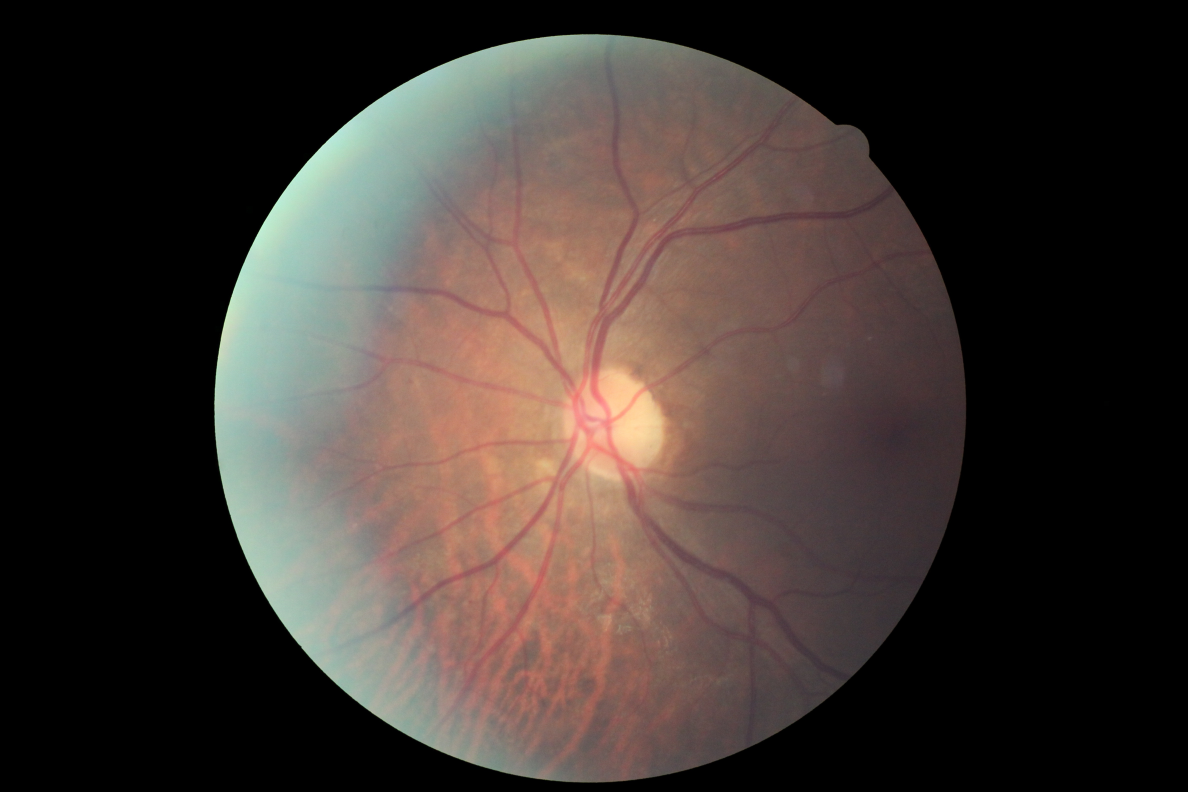
#> input picture MODEL_1_SVM/1.jpeg, 4752 x 3168 px (shown at 1/4 size)
$ python bv_extract.py   (older library calls are emulated)
#> lines starting #> are read from the running program, lines starting #| are printed output that depends on the picture; after the words box and inside, x2 and y2 are one past the last pixel; in counts of white or black regions, pixels touching at a corner belong together
import numpy as np
import cv2
import scipy.misc

images = ['1.jpeg', '2.jpeg',  '3.jpeg','4.jpeg','5.jpeg','6.jpeg','7.jpeg','8.jpeg','9.jpeg','10.jpeg']
name = ''
counter = 11;
for image in images:
	fundus = cv2.imread(image)
#> fundus is the input picture: shape (3168, 4752, 3); mean B, G, R 49.9, 54.6, 64.1
	dim = (800,700)
	fundus = cv2.resize(fundus, dim, interpolation = cv2.INTER_AREA)
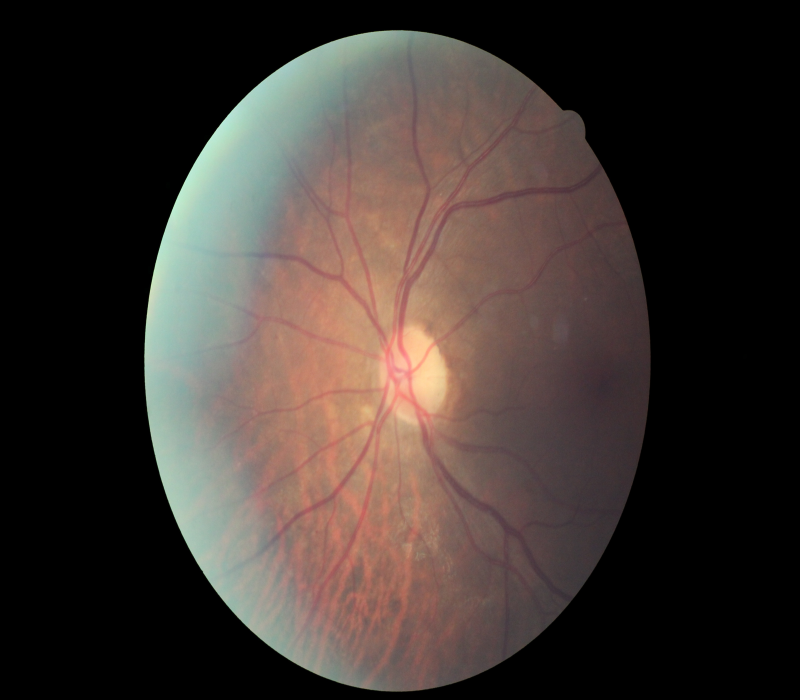
#> fundus: shape (700, 800, 3); mean B, G, R 49.9, 54.6, 64.1
	cv2.imshow("Fundus Image",fundus)
	b,green_fundus,r = cv2.split(fundus)
	sigma = 0.33

	#print(green_fundus)
	inverted_green_fundus = 255 - green_fundus
	# [4 lines of commented-out code are left out]
	gray_fundus = cv2.cvtColor(fundus, cv2.COLOR_BGR2GRAY)
	impo = cv2.Canny(gray_fundus, 5, 50)
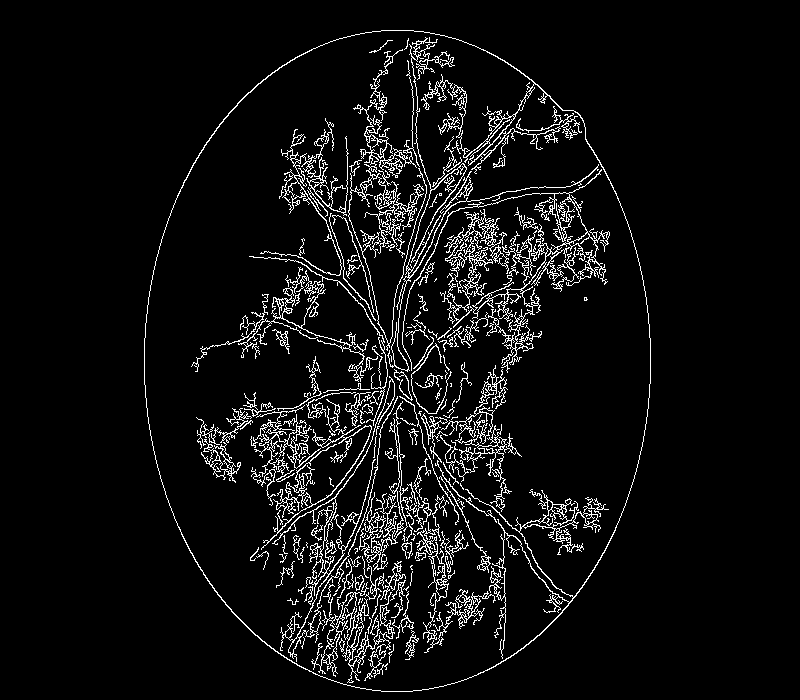
#> impo: shape (700, 800); 6.1% white in thin lines or dots, all inside (x1, y1, x2, y2) = (144, 30, 651, 692)
	cv2.imshow("IMPORTANt",impo)
	#cv2.imshow("gray_fundus",gray_fundus)
	#cv2.imshow("green_fundus",green_fundus)
	clahe = cv2.createCLAHE(clipLimit=2.0, tileGridSize=(8,8))
	contrast_enhanced_green_fundus = clahe.apply(green_fundus)
	contrast_enhanced_inverted_green_fundus = clahe.apply(inverted_green_fundus)
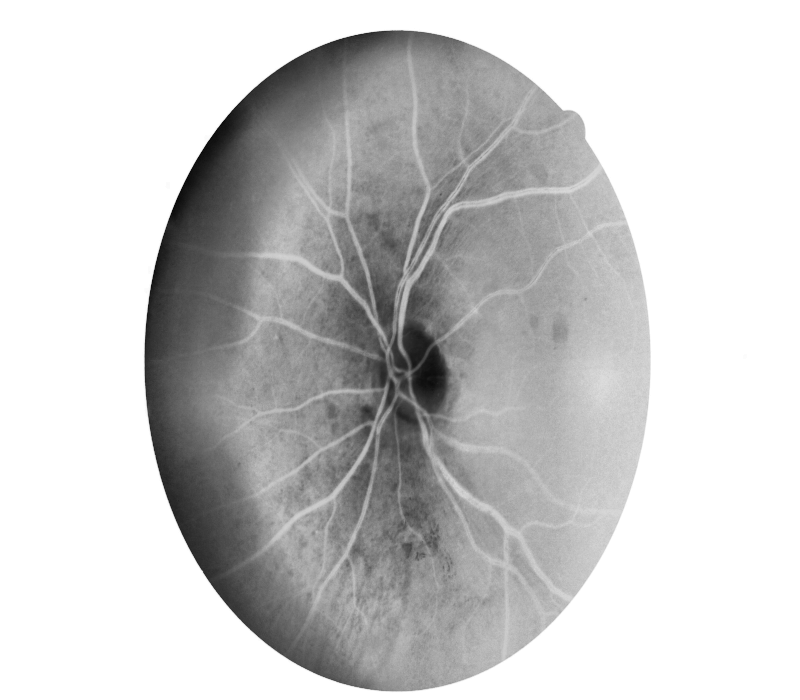
#> contrast_enhanced_inverted_green_fundus: shape (700, 800); min 8, max 255, mean 201.9
	#cv2.imshow("contrast enhanced",contrast_enhanced_green_fundus)
	structuring_element = cv2.getStructuringElement(cv2.MORPH_ELLIPSE,(5,5))
	fundus_dilated = cv2.dilate(contrast_enhanced_green_fundus, structuring_element, iterations=1)
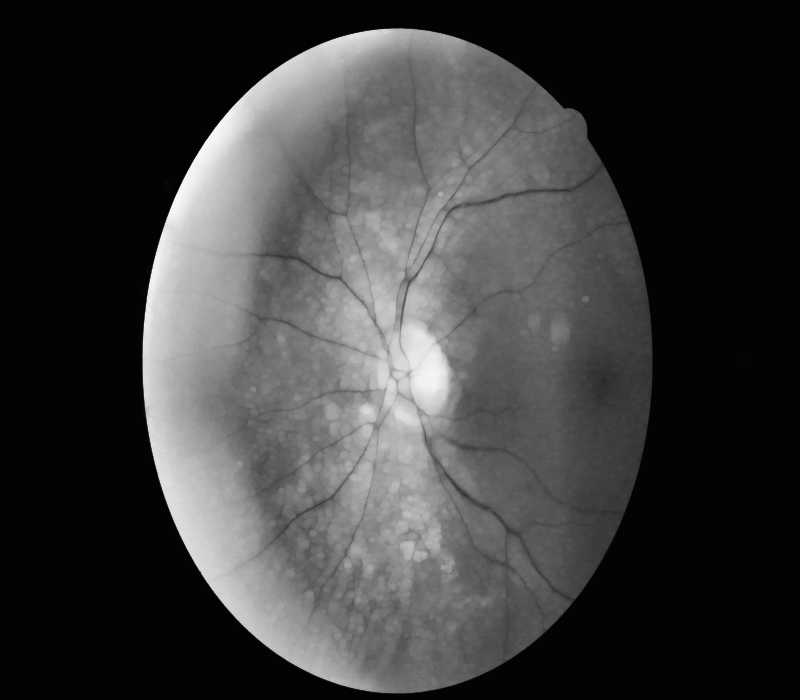
#> fundus_dilated: shape (700, 800); min 2, max 248, mean 61.2
	#cv2.imshow("dilate fundus",fundus_dilated)
	fundus_eroded = cv2.erode(fundus_dilated, structuring_element, iterations=1)
	cv2.imshow("eroded fundus",fundus_eroded)
	non_smooth_fundus = fundus_eroded;

	smooth_fundus = cv2.bilateralFilter(fundus_eroded,9,75,75)
	# [8 lines of commented-out code are left out]
	edge_fundus = cv2.Canny(non_smooth_fundus, 5, 50)
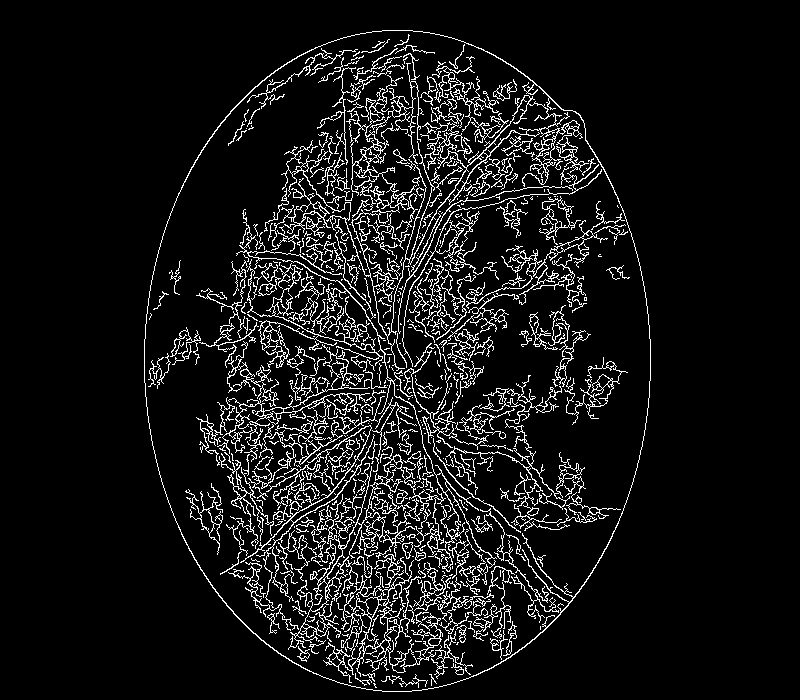
#> edge_fundus: shape (700, 800); 8.2% white in thin lines or dots, all inside (x1, y1, x2, y2) = (144, 30, 651, 692)
	edge_fundus2 = cv2.Canny(smooth_fundus, 5, 50)
	cv2.imshow("edge smooth fundus",edge_fundus2)
	cv2.imshow("edge nonsmooth fundus",edge_fundus)

	blood_vessels = cv2.addWeighted(edge_fundus2,0.6,contrast_enhanced_inverted_green_fundus,0.4,0)
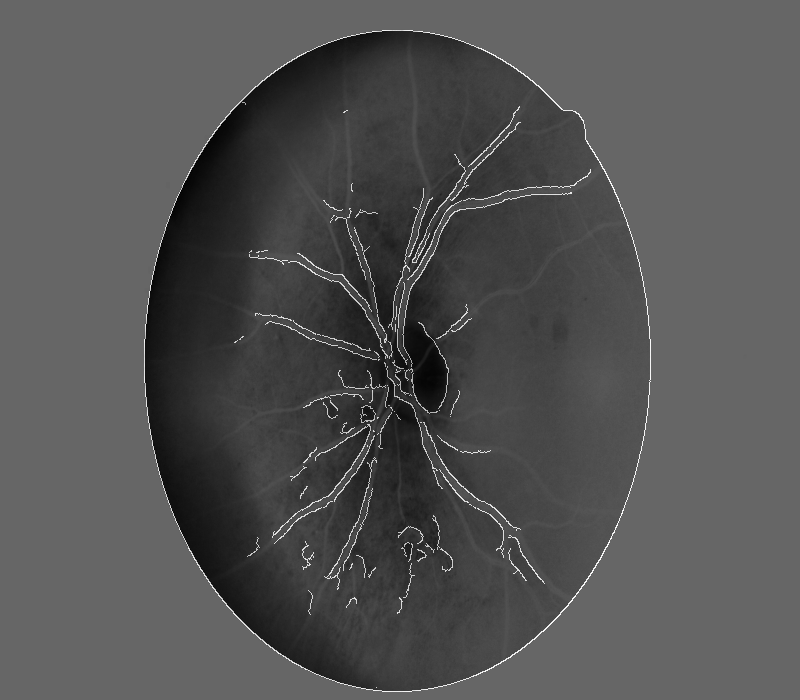
#> blood_vessels: shape (700, 800); min 3, max 254, mean 82.7
	#dst = cv2.addWeighted(img1,0.7,img2,0.3,0)

	#cv2.imshow("blood vessels", blood_vessels)
	#binary_blood_vessel1 = cv2.adaptiveThreshold(non_smooth_fundus,255,cv2.ADAPTIVE_THRESH_GAUSSIAN_C, cv2.THRESH_BINARY,21,2)
	binary_blood_vessel2 = cv2.adaptiveThreshold(smooth_fundus,255,cv2.ADAPTIVE_THRESH_GAUSSIAN_C, cv2.THRESH_BINARY,21,2)
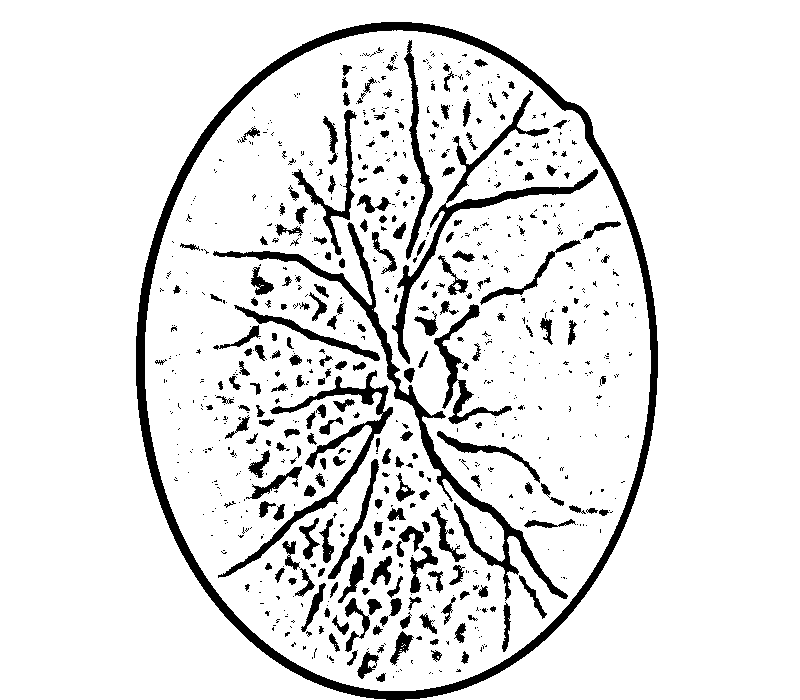
#> binary_blood_vessel2: shape (700, 800); 89.8% white; 813 black regions (572 under 20 px)
	im2, contours, hierarchy = cv2.findContours(binary_blood_vessel2, cv2.RETR_TREE, cv2.CHAIN_APPROX_SIMPLE)
#> contours = 1372 contours, 1078 with area under 20; largest, box (x1, y1, x2, y2) and area: (0, 0, 800, 700) 279200, (145, 30, 651, 691) 262138, (212, 221, 569, 601) 6344, (217, 369, 394, 579) 3727, (391, 168, 599, 365) 2826
	cv2.imshow("most imp",binary_blood_vessel2)
	#cv2.imshow("blood vessels adaptive smooth", binary_blood_vessel2)
	name = str(counter) + '.jpg'
	scipy.misc.imsave(name, binary_blood_vessel2)
	counter = counter +1;
#> pass 2 of the loop `for image in images:`:
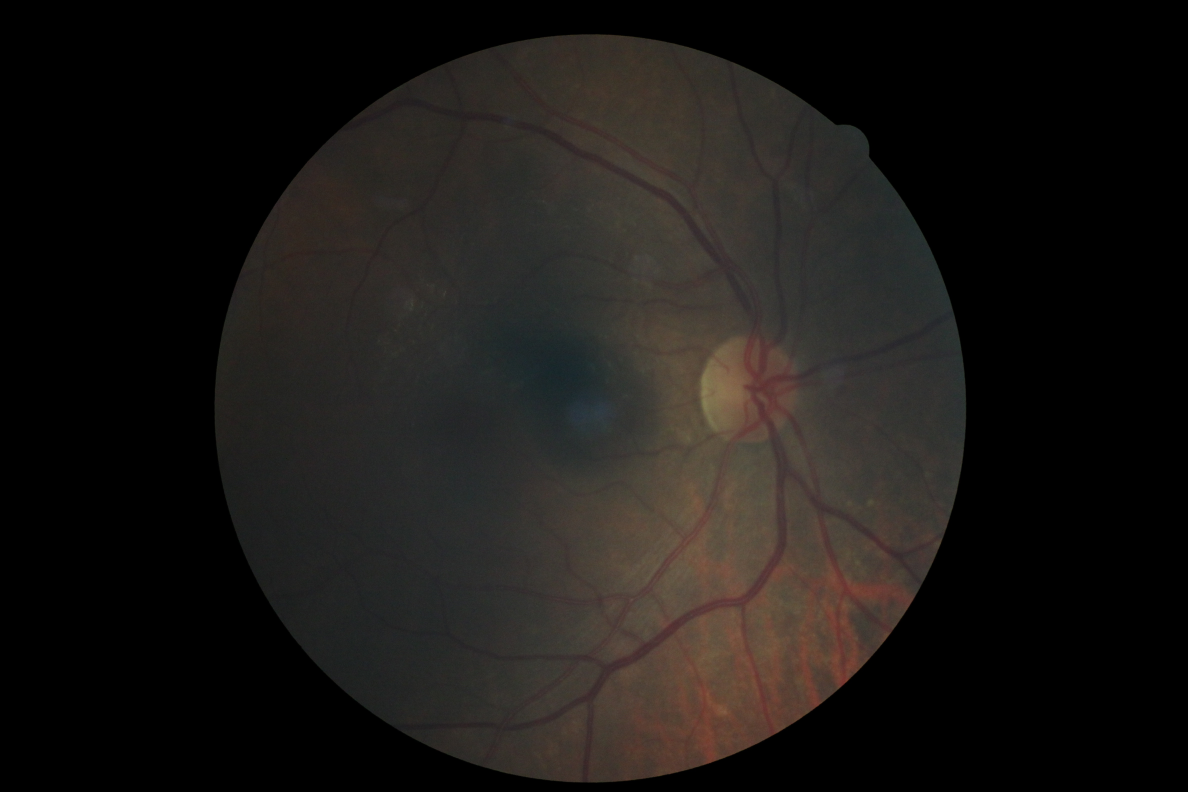
#> input picture MODEL_1_SVM/2.jpeg, 4752 x 3168 px (shown at 1/4 size)
#> fundus is the input picture: shape (3168, 4752, 3); mean B, G, R 21.8, 24.3, 27
#> fundus: shape (700, 800, 3)
#> `impo = cv2.Canny(gray_fundus, 5, 50)`:
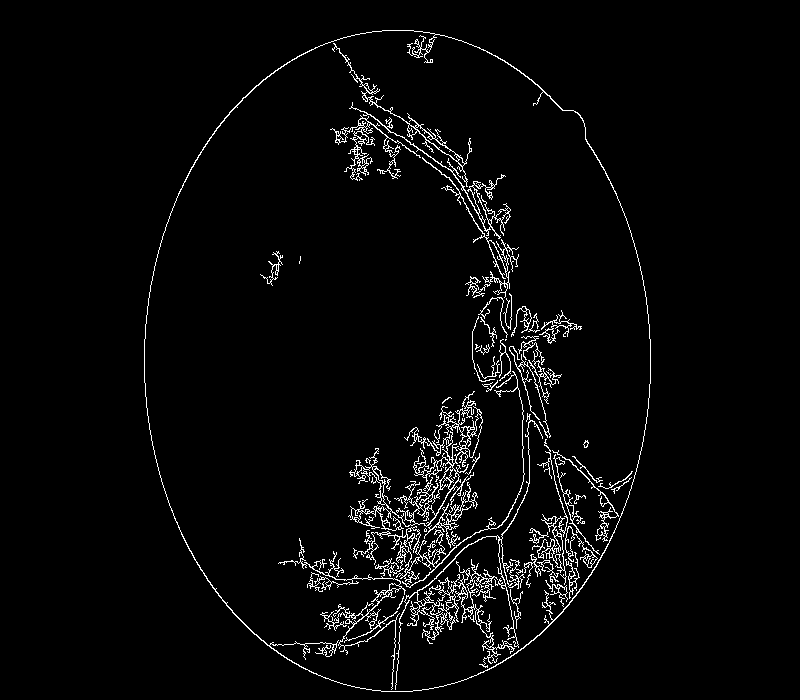
#> impo: shape (700, 800); 3.2% white in thin lines or dots, all inside (x1, y1, x2, y2) = (144, 30, 651, 692)
#> `binary_blood_vessel2 = cv2.adaptiveThreshold(smooth_fundus,255,cv2.ADA..`:
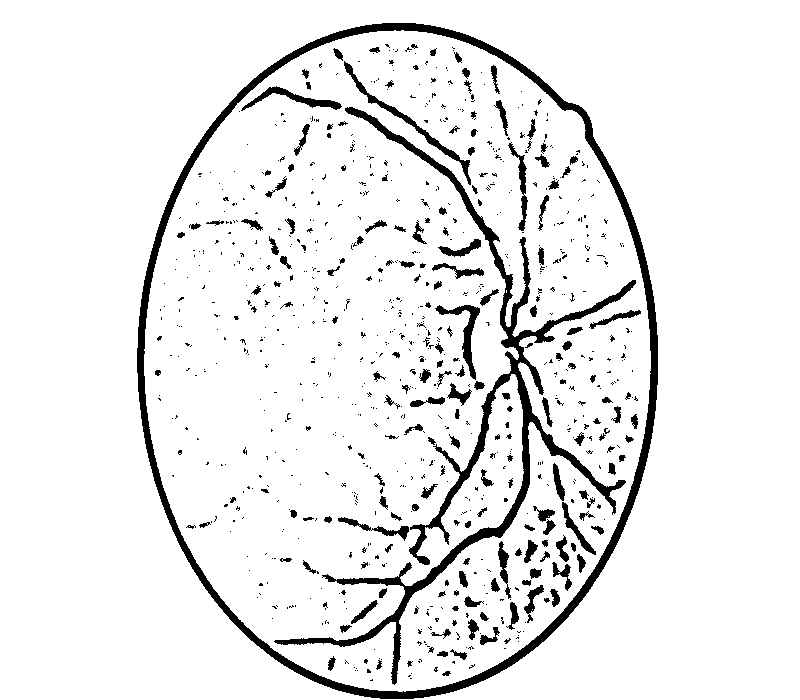
#> binary_blood_vessel2: shape (700, 800); 92.5% white; 869 black regions (685 under 20 px)
#> contours = 1370 contours, 1128 with area under 20; largest, box (x1, y1, x2, y2) and area: (0, 0, 800, 700) 558501, (136, 22, 659, 700) 277803, (144, 30, 651, 692) 262396, (273, 106, 637, 686) 12536, (343, 60, 472, 186) 1128
#> pass 3 of the loop `for image in images:`:
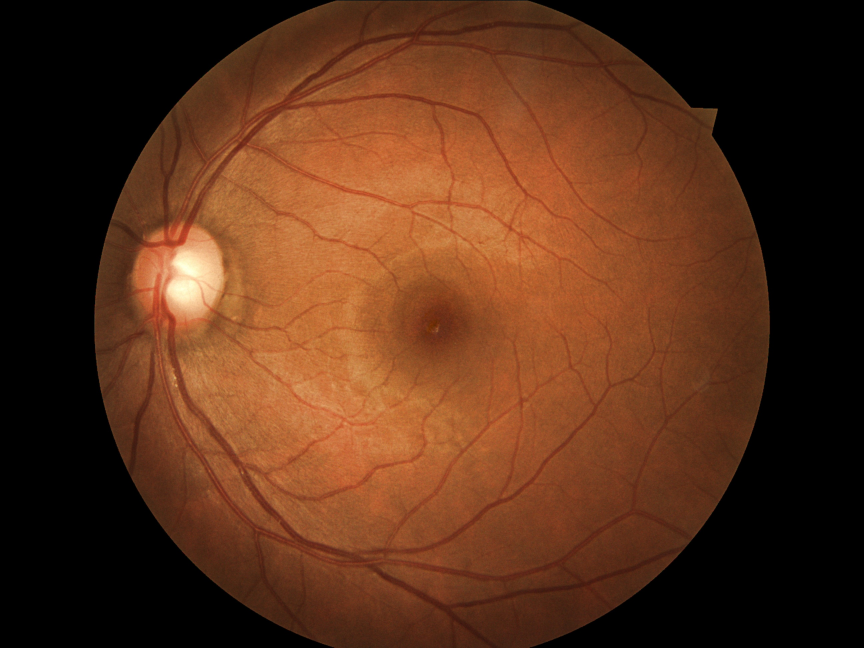
#> input picture MODEL_1_SVM/3.jpeg, 2592 x 1944 px (shown at 1/3 size)
#> fundus is the input picture: shape (1944, 2592, 3); mean B, G, R 25.6, 48.2, 88.6
#> fundus: shape (700, 800, 3)
#> `impo = cv2.Canny(gray_fundus, 5, 50)`:
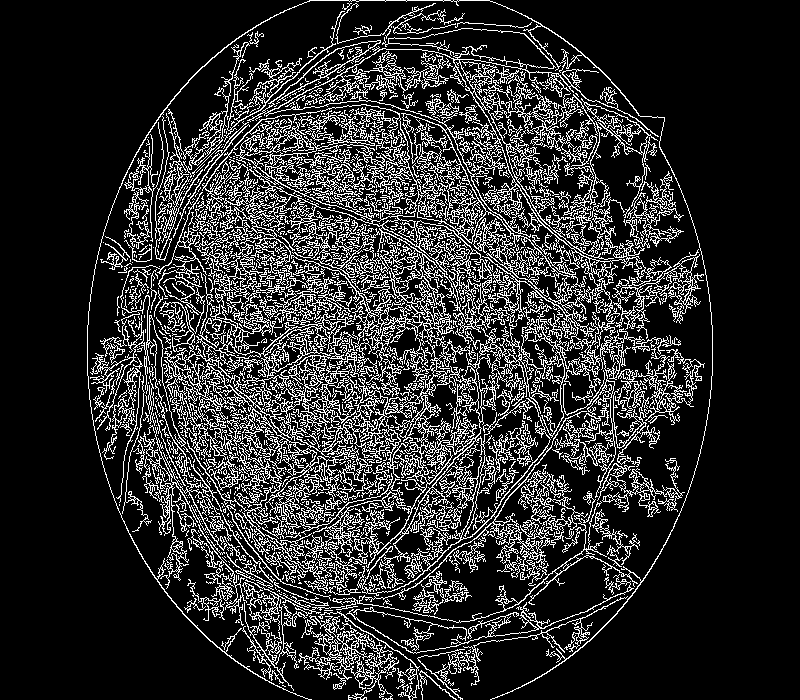
#> impo: shape (700, 800); 17.6% white in thin lines or dots, all inside (x1, y1, x2, y2) = (87, 0, 713, 700)
#> `edge_fundus = cv2.Canny(non_smooth_fundus, 5, 50)`:
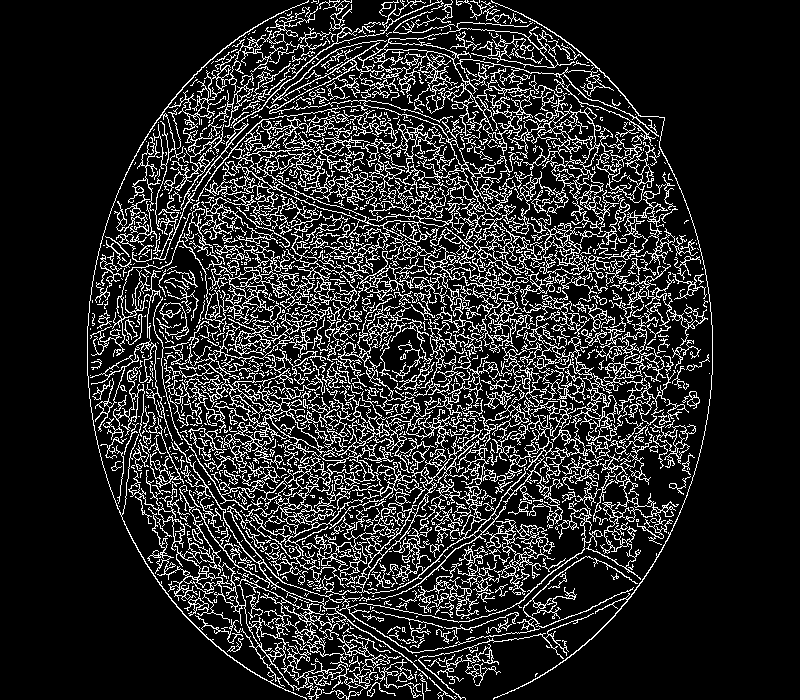
#> edge_fundus: shape (700, 800); 15.9% white in thin lines or dots, all inside (x1, y1, x2, y2) = (87, 0, 713, 700)
#> contours = 2109 contours, 1460 with area under 20; largest, box (x1, y1, x2, y2) and area: (87, 0, 713, 700) 347882, (0, 0, 289, 700) 94770, (511, 0, 800, 700) 94216, (94, 2, 592, 348) 11464, (133, 271, 320, 519) 3615
#> (the run stopped early here; a loop or call above may not have finished)
